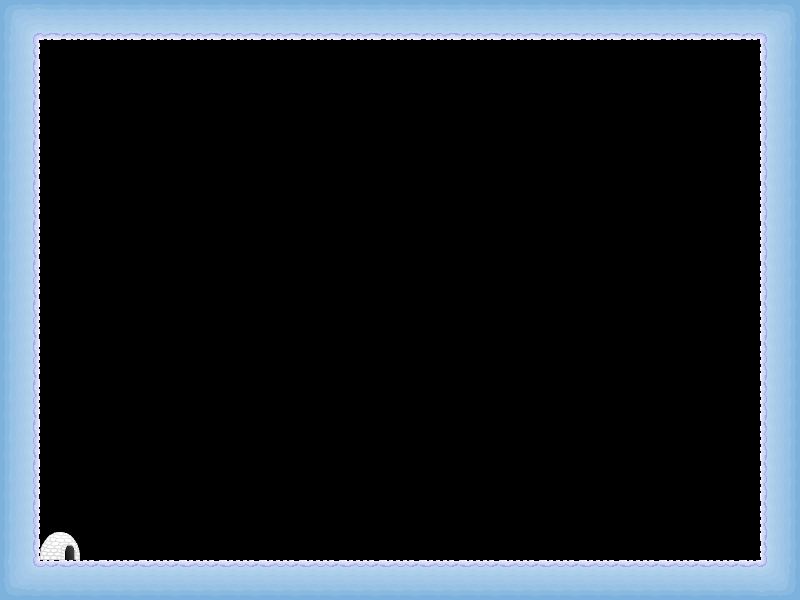

Tiled map render using the project's own tile images. Description and the map definition, with tile-layer contents summarised, below:
An orthogonal 20x15 tile map with 40x40 px tiles, 1 tile layer (Kachelebene 1), 5 tilesets.

<map version="1.0" orientation="orthogonal" width="20" height="15" tilewidth="40" tileheight="40">
 <tileset firstgid="1" name="Objekte" tilewidth="40" tileheight="40">
  <image source="Objekte.png" width="160" height="120" />
  <tile id="0">
   <properties>
    <property name="die" value="true" />
    <property name="id" value="14" />
   </properties>
  </tile>
  <tile id="1">
   <properties>
    <property name="die" value="true" />
    <property name="id" value="15" />
   </properties>
  </tile>
  <tile id="2">
   <properties>
    <property name="die" value="true" />
    <property name="id" value="16" />
   </properties>
  </tile>
  <tile id="3">
   <properties>
    <property name="die" value="true" />
    <property name="id" value="17" />
   </properties>
  </tile>
  <tile id="4">
   <properties>
    <property name="id" value="18" />
    <property name="level" value="true" />
   </properties>
  </tile>
  <tile id="5">
   <properties>
    <property name="id" value="19" />
    <property name="level" value="true" />
   </properties>
  </tile>
  <tile id="6">
   <properties>
    <property name="id" value="20" />
    <property name="level" value="true" />
   </properties>
  </tile>
  <tile id="7">
   <properties>
    <property name="id" value="21" />
    <property name="level" value="true" />
   </properties>
  </tile>
  <tile id="8">
   <properties>
    <property name="fish" value="true" />
    <property name="id" value="22" />
   </properties>
  </tile>
  <tile id="9">
   <properties>
    <property name="fish" value="true" />
    <property name="id" value="23" />
   </properties>
  </tile>
  <tile id="10">
   <properties>
    <property name="fish" value="true" />
    <property name="id" value="24" />
   </properties>
  </tile>
  <tile id="11">
   <properties>
    <property name="fish" value="true" />
    <property name="id" value="25" />
   </properties>
  </tile>
 </tileset>
 <tileset firstgid="13" name="Personen" tilewidth="40" tileheight="40">
  <image source="Personen.png" width="160" height="160" />
 </tileset>
 <tileset firstgid="29" name="Texturen" tilewidth="40" tileheight="40">
  <image source="Texturen.png" width="160" height="480" />
  <tile id="0">
   <properties>
    <property name="blocked" value="true" />
    <property name="id" value="0" />
   </properties>
  </tile>
  <tile id="1">
   <properties>
    <property name="blocked" value="true" />
    <property name="id" value="1" />
   </properties>
  </tile>
  <tile id="2">
   <properties>
    <property name="blocked" value="true" />
    <property name="id" value="3" />
   </properties>
  </tile>
  <tile id="3">
   <properties>
    <property name="blocked" value="true" />
    <property name="id" value="4" />
   </properties>
  </tile>
  <tile id="4">
   <properties>
    <property name="blocked" value="true" />
    <property name="id" value="5" />
   </properties>
  </tile>
  <tile id="5">
   <properties>
    <property name="blocked" value="true" />
    <property name="id" value="6" />
   </properties>
  </tile>
  <tile id="6">
   <properties>
    <property name="blocked" value="true" />
    <property name="id" value="7" />
   </properties>
  </tile>
  <tile id="7">
   <properties>
    <property name="blocked" value="true" />
    <property name="id" value="8" />
   </properties>
  </tile>
  <tile id="8">
   <properties>
    <property name="blocked" value="true" />
    <property name="id" value="9" />
   </properties>
  </tile>
  <tile id="9">
   <properties>
    <property name="blocked" value="true" />
    <property name="id" value="10" />
   </properties>
  </tile>
  <tile id="10">
   <properties>
    <property name="blocked" value="true" />
    <property name="id" value="11" />
   </properties>
  </tile>
  <tile id="11">
   <properties>
    <property name="blocked" value="true" />
    <property name="id" value="12" />
   </properties>
  </tile>
  <tile id="12">
   <properties>
    <property name="blocked" value="true" />
    <property name="id" value="13" />
   </properties>
  </tile>
  <tile id="13">
   <properties>
    <property name="blocked" value="true" />
    <property name="id" value="27" />
   </properties>
  </tile>
  <tile id="14">
   <properties>
    <property name="blocked" value="true" />
    <property name="id" value="28" />
   </properties>
  </tile>
  <tile id="15">
   <properties>
    <property name="blocked" value="true" />
    <property name="id" value="29" />
   </properties>
  </tile>
  <tile id="16">
   <properties>
    <property name="blocked" value="true" />
    <property name="id" value="30" />
   </properties>
  </tile>
  <tile id="17">
   <properties>
    <property name="blocked" value="true" />
    <property name="id" value="31" />
   </properties>
  </tile>
  <tile id="18">
   <properties>
    <property name="blocked" value="true" />
    <property name="id" value="32" />
   </properties>
  </tile>
  <tile id="19">
   <properties>
    <property name="blocked" value="true" />
    <property name="id" value="33" />
   </properties>
  </tile>
  <tile id="20">
   <properties>
    <property name="blocked" value="true" />
    <property name="id" value="34" />
   </properties>
  </tile>
  <tile id="21">
   <properties>
    <property name="blocked" value="true" />
    <property name="id" value="35" />
   </properties>
  </tile>
  <tile id="22">
   <properties>
    <property name="blocked" value="true" />
    <property name="id" value="36" />
   </properties>
  </tile>
  <tile id="23">
   <properties>
    <property name="blocked" value="true" />
    <property name="id" value="37" />
   </properties>
  </tile>
  <tile id="24">
   <properties>
    <property name="blocked" value="true" />
    <property name="id" value="38" />
   </properties>
  </tile>
  <tile id="25">
   <properties>
    <property name="blocked" value="true" />
    <property name="id" value="39" />
   </properties>
  </tile>
  <tile id="26">
   <properties>
    <property name="blocked" value="true" />
    <property name="id" value="40" />
   </properties>
  </tile>
  <tile id="27">
   <properties>
    <property name="blocked" value="true" />
    <property name="id" value="41" />
   </properties>
  </tile>
  <tile id="28">
   <properties>
    <property name="blocked" value="true" />
    <property name="id" value="42" />
   </properties>
  </tile>
  <tile id="29">
   <properties>
    <property name="blocked" value="true" />
    <property name="id" value="43" />
   </properties>
  </tile>
  <tile id="30">
   <properties>
    <property name="blocked" value="true" />
    <property name="id" value="44" />
   </properties>
  </tile>
  <tile id="31">
   <properties>
    <property name="blocked" value="true" />
    <property name="id" value="45" />
   </properties>
  </tile>
  <tile id="32">
   <properties>
    <property name="blocked" value="true" />
    <property name="id" value="46" />
   </properties>
  </tile>
  <tile id="33">
   <properties>
    <property name="blocked" value="true" />
    <property name="id" value="47" />
   </properties>
  </tile>
  <tile id="34">
   <properties>
    <property name="blocked" value="true" />
    <property name="id" value="48" />
   </properties>
  </tile>
  <tile id="35">
   <properties>
    <property name="blocked" value="true" />
    <property name="id" value="49" />
   </properties>
  </tile>
  <tile id="36">
   <properties>
    <property name="blocked" value="true" />
    <property name="id" value="50" />
   </properties>
  </tile>
  <tile id="37">
   <properties>
    <property name="blocked" value="true" />
    <property name="id" value="51" />
   </properties>
  </tile>
  <tile id="38">
   <properties>
    <property name="blocked" value="true" />
    <property name="id" value="52" />
   </properties>
  </tile>
  <tile id="39">
   <properties>
    <property name="blocked" value="true" />
    <property name="id" value="53" />
   </properties>
  </tile>
  <tile id="40">
   <properties>
    <property name="blocked" value="true" />
    <property name="id" value="54" />
   </properties>
  </tile>
  <tile id="41">
   <properties>
    <property name="blocked" value="true" />
    <property name="id" value="55" />
   </properties>
  </tile>
  <tile id="42">
   <properties>
    <property name="blocked" value="true" />
    <property name="id" value="56" />
   </properties>
  </tile>
  <tile id="43">
   <properties>
    <property name="blocked" value="true" />
    <property name="id" value="57" />
   </properties>
  </tile>
  <tile id="44">
   <properties>
    <property name="blocked" value="true" />
    <property name="id" value="58" />
   </properties>
  </tile>
  <tile id="45">
   <properties>
    <property name="blocked" value="true" />
    <property name="id" value="59" />
   </properties>
  </tile>
  <tile id="46">
   <properties>
    <property name="blocked" value="true" />
    <property name="id" value="60" />
   </properties>
  </tile>
 </tileset>
 <tileset firstgid="77" name="Eissturm" tilewidth="40" tileheight="40">
  <image source="Eissturm.png" width="40" height="40" />
  <tile id="0">
   <properties>
    <property name="id" value="26" />
    <property name="rotate" value="true" />
   </properties>
  </tile>
 </tileset>
 <tileset firstgid="78" name="Wasserloecher" tilewidth="40" tileheight="40">
  <image source="Wasserloecher.png" width="160" height="40" />
  <tile id="0">
   <properties>
    <property name="id" value="61" />
   </properties>
  </tile>
  <tile id="1">
   <properties>
    <property name="id" value="62" />
   </properties>
  </tile>
  <tile id="2">
   <properties>
    <property name="id" value="63" />
   </properties>
  </tile>
  <tile id="3">
   <properties>
    <property name="id" value="64" />
   </properties>
  </tile>
 </tileset>
 <layer name="Kachelebene 1" width="20" height="15">
  <properties>
   <property name="id" value="0" />
  </properties>
  <data>[300 cells, 67 non-empty, 9 distinct tile ids]</data>
 </layer>
 <objectgroup name="Objektebene 1" width="20" height="15">
  <properties>
   <property name="id" value="1" />
  </properties>
 </objectgroup>
</map>
